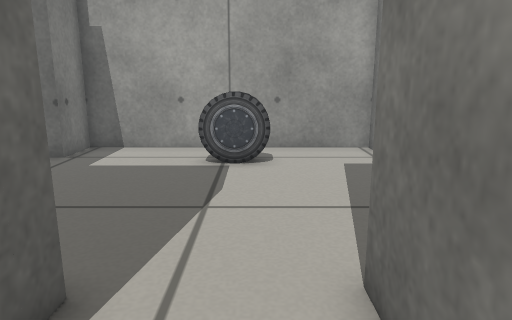
view 1 (above)

22 first-person views from a walk through a Gazebo world. The camera is 0.49 m above the floor, tilts 12° down and sees 70° across. The lines on the ground mark 1 m squares. The floor is counted in squares, 0.2 m on a side. Each view is taken from the middle of a square. On the plan, view 1 faces up. The plan holds only what a view shows up to about 20 squares ahead; the rest is blank. Gazebo's built-in surfaces are drawn with simple patterns. Some surface patterns are stand-ins.

view 2
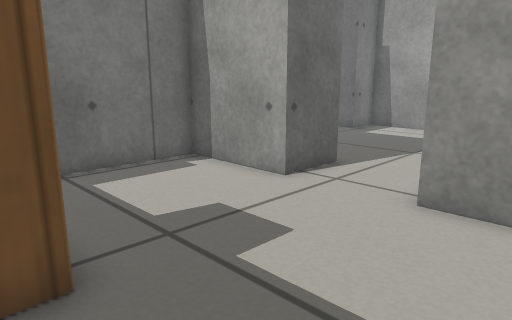

view 3
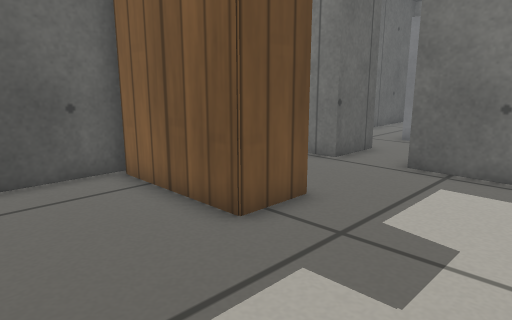

view 4
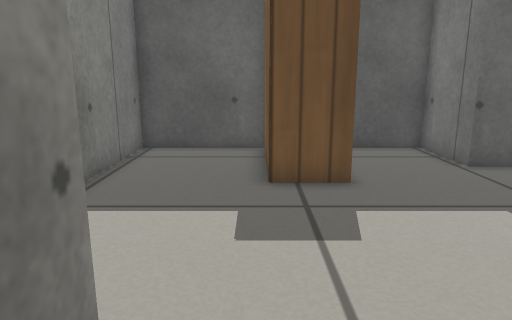

view 5
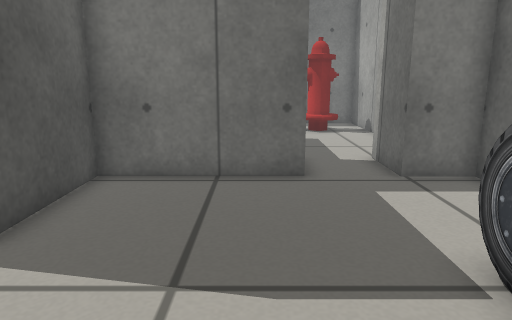

view 6
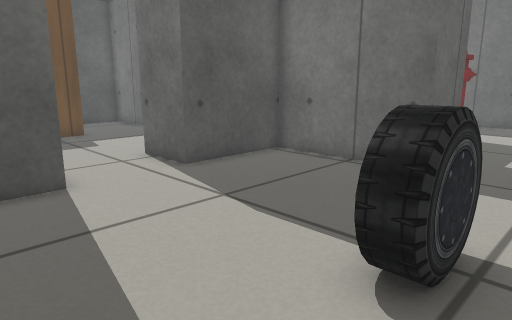

view 7
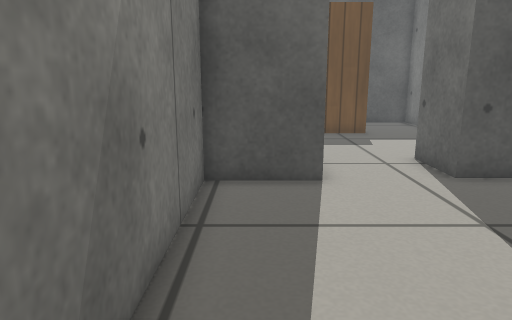

view 8
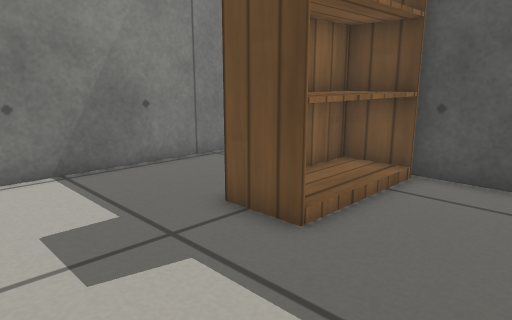

view 9
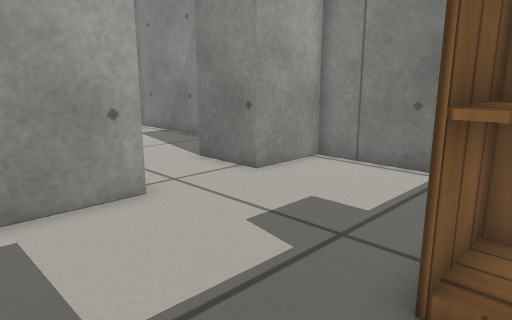

view 10
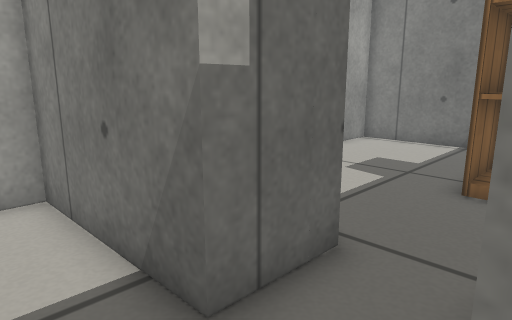

view 11
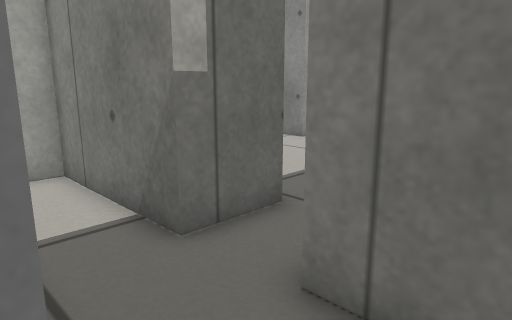

view 12
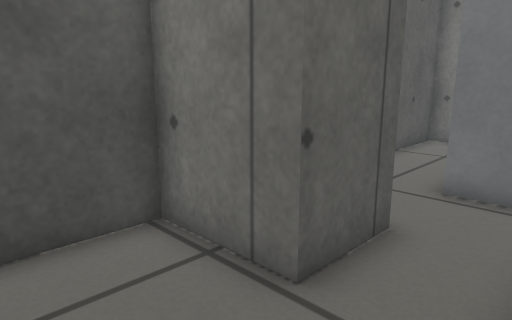

view 13
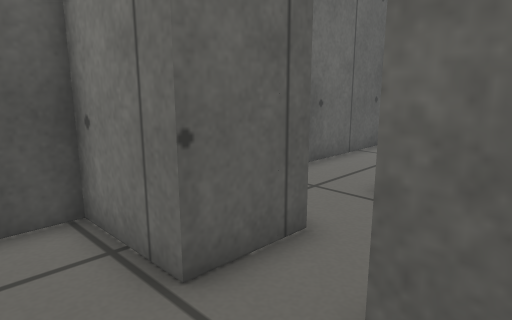

view 14
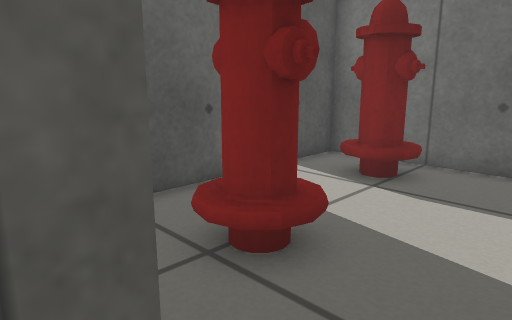

view 15
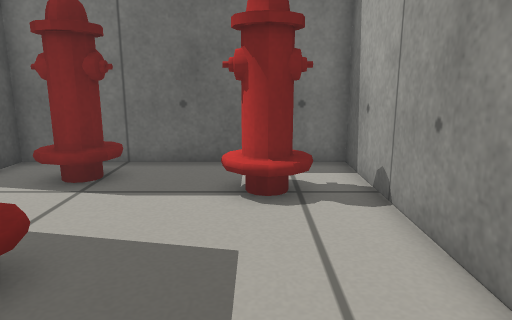

view 16
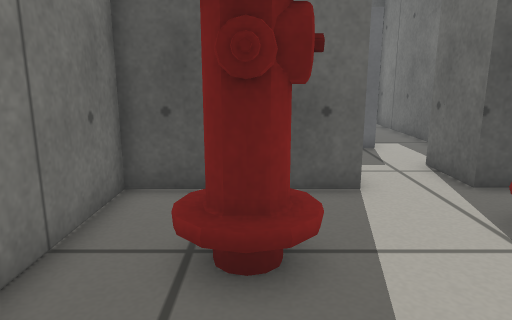

view 17
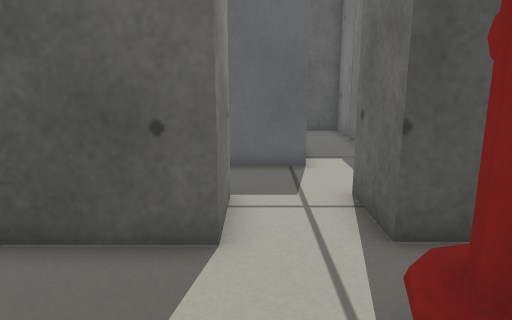

view 18
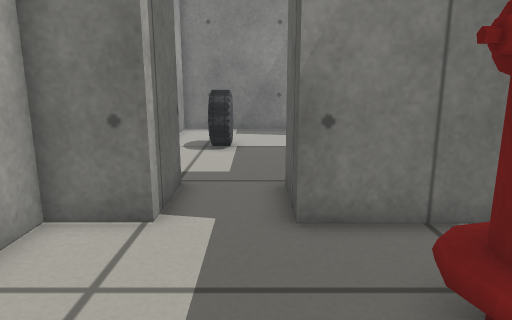

view 19
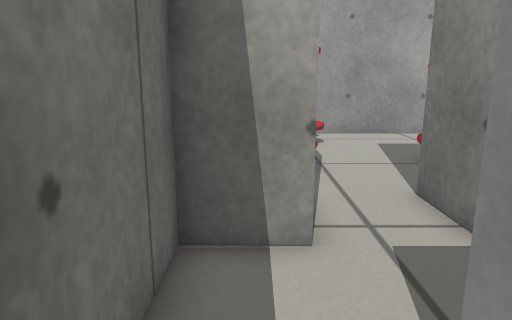

view 20
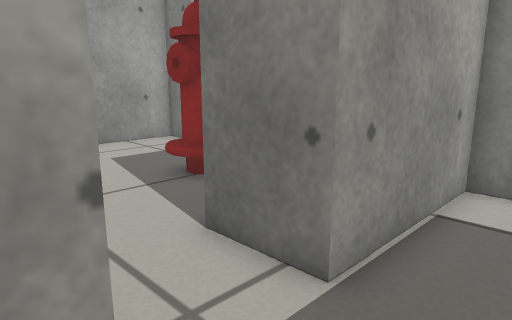

view 21
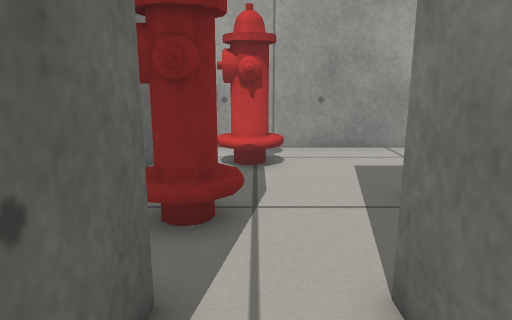

view 22
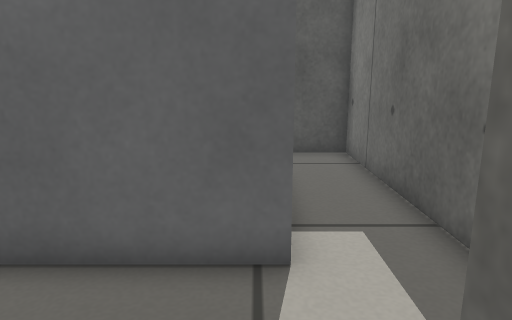

### Floor plan
Points are (right, up) in squares from view 1. A wall is a line through its corners. A room is listed if a view was taken in it or the views show most of it. See-through windows are left out.
Room 1 (views 1, 2, 3, 8, 9, 12, 13)
walls: (-2.2, 1.3) (-6.4, 1.3) (-6.4, -4.2) (-8.9, -4.2); (-0.6, -9.7) (4.3, -9.7) (4.3, 1.3) (1.3, 1.3); (-8.8, -6.5) (-6.3, -6.5) (-6.3, -9.7) (-2.1, -9.7)
ways out: opening at (0, 1.3) to room 2; opening at (-9.5, -5.5) to room 3
objects: bookshelf (-2, -9) to (-1, -5)
Room 2 (views 4, 5, 6, 7, 14, 15)
walls: (1.3, 1.3) (1.3, 4) (4.3, 4) (4.3, 13.8) (-6.4, 13.8) (-6.4, 11.8) (-8.9, 11.8); (-8.9, 9.3) (-6.4, 9.3) (-6.4, 3.8) (-2.2, 3.8) (-2.2, 1.3)
ways out: opening at (0, 1.3) to room 1; opening at (-9.5, 10.5) to room 4
objects: car (-2, 11) to (0, 12)
Room 3 (views 10, 11, 19, 20, 21)
walls: (-8.9, -4.2) (-8.9, 1.3) (-14.4, 1.3); (-17.1, 1.3) (-19.2, 1.3) (-19.2, -9.7) (-13, -9.7); (-8.8, -8.6) (-8.8, -6.5)
ways out: opening at (-9.5, -5.5) to room 1; opening at (-15.5, 1) to room 4
objects: other object (-16, -2) to (-13, -2)
Room 4 (views 16, 17, 18, 22)
walls: (-8.9, 11.8) (-8.9, 13.8) (-19.2, 13.8) (-19.2, 3.8) (-17.1, 3.8) (-17.1, 1.3); (-14.4, 1.3) (-14.4, 3.8) (-8.9, 3.8) (-8.9, 9.3)
ways out: opening at (-9.5, 10.5) to room 2; opening at (-15.5, 1) to room 3
objects: fire hydrant (-18, 6) to (-16, 7); fire hydrant (-17, 10) to (-15, 12); fire hydrant (-13, 6) to (-11, 8)

Where each view was taken, in squares from view 1:
view 1: 0 up, 0 right, facing up
view 2: 6 down, 4 right, facing up-left
view 3: 0 up, 4 right, facing down-left
view 4: 4 up, 0 right, facing down
view 5: 8 up, 3 right, facing left
view 6: 13 up, 4 right, facing down-left
view 7: 13 up, 3 right, facing down
view 8: 0 up, 6 left, facing down-right
view 9: 6 down, 6 left, facing up-right
view 10: 7 down, 11 left, facing up-right
view 11: 9 down, 12 left, facing up-right
view 12: 4 down, 3 left, facing down-left
view 13: 3 down, 4 left, facing down-left
view 14: 11 up, 8 left, facing down-left
view 15: 11 up, 8 left, facing left
view 16: 12 up, 12 left, facing down
view 17: 9 up, 15 left, facing down
view 18: 10 up, 15 left, facing right
view 19: 4 down, 18 left, facing up
view 20: 1 down, 18 left, facing up-right
view 21: 0 up, 16 left, facing up
view 22: 3 up, 16 left, facing down
